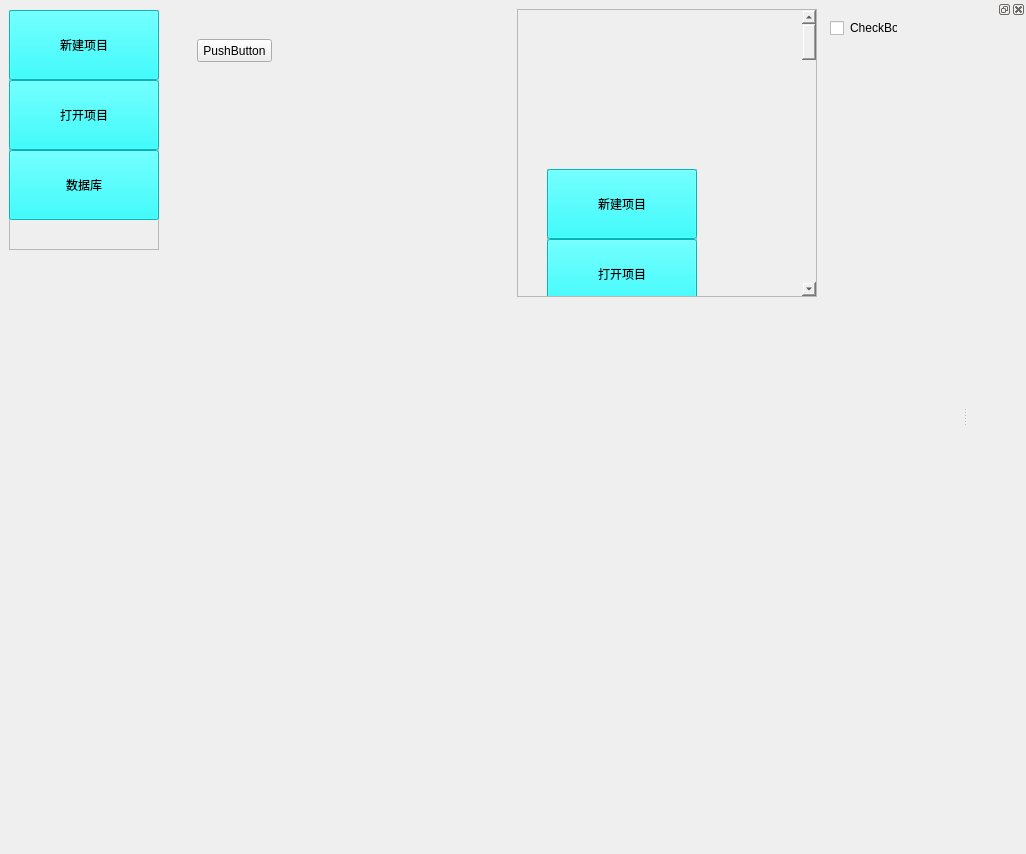
<?xml version="1.0" encoding="UTF-8"?>
<ui version="4.0">
 <class>MainWindow</class>
 <widget class="QMainWindow" name="MainWindow">
  <property name="geometry">
   <rect>
    <x>0</x>
    <y>0</y>
    <width>1026</width>
    <height>854</height>
   </rect>
  </property>
  <property name="sizePolicy">
   <sizepolicy hsizetype="Fixed" vsizetype="Fixed">
    <horstretch>0</horstretch>
    <verstretch>0</verstretch>
   </sizepolicy>
  </property>
  <property name="windowTitle">
   <string>MSE材料科学继承计算系统</string>
  </property>
  <property name="styleSheet">
   <string notr="true">border-top-color: rgb(0, 0, 0);</string>
  </property>
  <widget class="QWidget" name="centralwidget">
   <widget class="QStackedWidget" name="stackedWidget">
    <property name="geometry">
     <rect>
      <x>167</x>
      <y>9</y>
      <width>344</width>
      <height>791</height>
     </rect>
    </property>
    <property name="currentIndex">
     <number>1</number>
    </property>
    <widget class="QWidget" name="page">
     <widget class="QCheckBox" name="checkBox">
      <property name="geometry">
       <rect>
        <x>240</x>
        <y>110</y>
        <width>71</width>
        <height>16</height>
       </rect>
      </property>
      <property name="text">
       <string>CheckBox</string>
      </property>
     </widget>
    </widget>
    <widget class="QWidget" name="page_2">
     <widget class="QPushButton" name="pushButton">
      <property name="geometry">
       <rect>
        <x>30</x>
        <y>30</y>
        <width>75</width>
        <height>23</height>
       </rect>
      </property>
      <property name="styleSheet">
       <string notr="true">selection-background-color: rgb(255, 255, 0);</string>
      </property>
      <property name="text">
       <string>PushButton</string>
      </property>
     </widget>
    </widget>
   </widget>
   <widget class="QCheckBox" name="checkBox_2">
    <property name="geometry">
     <rect>
      <x>830</x>
      <y>20</y>
      <width>67</width>
      <height>16</height>
     </rect>
    </property>
    <property name="text">
     <string>CheckBox</string>
    </property>
   </widget>
   <widget class="QScrollArea" name="scrollArea">
    <property name="geometry">
     <rect>
      <x>517</x>
      <y>9</y>
      <width>300</width>
      <height>288</height>
     </rect>
    </property>
    <property name="minimumSize">
     <size>
      <width>300</width>
      <height>0</height>
     </size>
    </property>
    <property name="verticalScrollBarPolicy">
     <enum>Qt::ScrollBarAsNeeded</enum>
    </property>
    <property name="widgetResizable">
     <bool>true</bool>
    </property>
    <widget class="QWidget" name="scrollAreaWidgetContents">
     <property name="geometry">
      <rect>
       <x>0</x>
       <y>0</y>
       <width>281</width>
       <height>2018</height>
      </rect>
     </property>
     <layout class="QHBoxLayout" name="horizontalLayout">
      <item>
       <widget class="QWidget" name="widget" native="true">
        <property name="minimumSize">
         <size>
          <width>1</width>
          <height>2000</height>
         </size>
        </property>
        <widget class="QFrame" name="frame_2">
         <property name="geometry">
          <rect>
           <x>20</x>
           <y>150</y>
           <width>150</width>
           <height>240</height>
          </rect>
         </property>
         <property name="sizePolicy">
          <sizepolicy hsizetype="Fixed" vsizetype="Fixed">
           <horstretch>0</horstretch>
           <verstretch>0</verstretch>
          </sizepolicy>
         </property>
         <property name="minimumSize">
          <size>
           <width>150</width>
           <height>240</height>
          </size>
         </property>
         <property name="maximumSize">
          <size>
           <width>150</width>
           <height>240</height>
          </size>
         </property>
         <property name="frameShape">
          <enum>QFrame::StyledPanel</enum>
         </property>
         <property name="frameShadow">
          <enum>QFrame::Raised</enum>
         </property>
         <widget class="QToolButton" name="toolButton_12">
          <property name="geometry">
           <rect>
            <x>0</x>
            <y>70</y>
            <width>150</width>
            <height>70</height>
           </rect>
          </property>
          <property name="styleSheet">
           <string notr="true">background-color: rgb(0, 255, 255);
border-color: none;</string>
          </property>
          <property name="text">
           <string>打开项目</string>
          </property>
          <property name="icon">
           <iconset>
            <normaloff>../rsc/open.ico</normaloff>../rsc/open.ico</iconset>
          </property>
          <property name="iconSize">
           <size>
            <width>50</width>
            <height>50</height>
           </size>
          </property>
          <property name="toolButtonStyle">
           <enum>Qt::ToolButtonTextUnderIcon</enum>
          </property>
         </widget>
         <widget class="QToolButton" name="toolButton_13">
          <property name="geometry">
           <rect>
            <x>0</x>
            <y>0</y>
            <width>150</width>
            <height>70</height>
           </rect>
          </property>
          <property name="styleSheet">
           <string notr="true">background-color: rgb(0, 255, 255);</string>
          </property>
          <property name="text">
           <string>新建项目</string>
          </property>
          <property name="icon">
           <iconset>
            <normaloff>../rsc/new.ico</normaloff>../rsc/new.ico</iconset>
          </property>
          <property name="iconSize">
           <size>
            <width>50</width>
            <height>50</height>
           </size>
          </property>
          <property name="toolButtonStyle">
           <enum>Qt::ToolButtonTextUnderIcon</enum>
          </property>
         </widget>
         <widget class="QToolButton" name="toolButton_14">
          <property name="geometry">
           <rect>
            <x>0</x>
            <y>140</y>
            <width>150</width>
            <height>70</height>
           </rect>
          </property>
          <property name="styleSheet">
           <string notr="true">background-color: rgb(0, 255, 255);</string>
          </property>
          <property name="text">
           <string>数据库</string>
          </property>
          <property name="toolButtonStyle">
           <enum>Qt::ToolButtonTextUnderIcon</enum>
          </property>
         </widget>
        </widget>
       </widget>
      </item>
     </layout>
    </widget>
   </widget>
   <widget class="QWidget" name="">
    <property name="geometry">
     <rect>
      <x>9</x>
      <y>9</y>
      <width>152</width>
      <height>242</height>
     </rect>
    </property>
    <layout class="QVBoxLayout" name="verticalLayout">
     <item>
      <widget class="QFrame" name="frame">
       <property name="sizePolicy">
        <sizepolicy hsizetype="Fixed" vsizetype="Fixed">
         <horstretch>0</horstretch>
         <verstretch>0</verstretch>
        </sizepolicy>
       </property>
       <property name="minimumSize">
        <size>
         <width>150</width>
         <height>240</height>
        </size>
       </property>
       <property name="maximumSize">
        <size>
         <width>150</width>
         <height>240</height>
        </size>
       </property>
       <property name="frameShape">
        <enum>QFrame::StyledPanel</enum>
       </property>
       <property name="frameShadow">
        <enum>QFrame::Raised</enum>
       </property>
       <widget class="QToolButton" name="toolButton_8">
        <property name="geometry">
         <rect>
          <x>0</x>
          <y>70</y>
          <width>150</width>
          <height>70</height>
         </rect>
        </property>
        <property name="styleSheet">
         <string notr="true">background-color: rgb(0, 255, 255);
border-color: none;</string>
        </property>
        <property name="text">
         <string>打开项目</string>
        </property>
        <property name="icon">
         <iconset>
          <normaloff>../rsc/open.ico</normaloff>../rsc/open.ico</iconset>
        </property>
        <property name="iconSize">
         <size>
          <width>50</width>
          <height>50</height>
         </size>
        </property>
        <property name="toolButtonStyle">
         <enum>Qt::ToolButtonTextUnderIcon</enum>
        </property>
       </widget>
       <widget class="QToolButton" name="toolButton_6">
        <property name="geometry">
         <rect>
          <x>0</x>
          <y>0</y>
          <width>150</width>
          <height>70</height>
         </rect>
        </property>
        <property name="styleSheet">
         <string notr="true">background-color: rgb(0, 255, 255);</string>
        </property>
        <property name="text">
         <string>新建项目</string>
        </property>
        <property name="icon">
         <iconset>
          <normaloff>../rsc/new.ico</normaloff>../rsc/new.ico</iconset>
        </property>
        <property name="iconSize">
         <size>
          <width>50</width>
          <height>50</height>
         </size>
        </property>
        <property name="toolButtonStyle">
         <enum>Qt::ToolButtonTextUnderIcon</enum>
        </property>
       </widget>
       <widget class="QToolButton" name="toolButton_7">
        <property name="geometry">
         <rect>
          <x>0</x>
          <y>140</y>
          <width>150</width>
          <height>70</height>
         </rect>
        </property>
        <property name="styleSheet">
         <string notr="true">background-color: rgb(0, 255, 255);</string>
        </property>
        <property name="text">
         <string>数据库</string>
        </property>
        <property name="toolButtonStyle">
         <enum>Qt::ToolButtonTextUnderIcon</enum>
        </property>
       </widget>
      </widget>
     </item>
    </layout>
   </widget>
  </widget>
  <widget class="QMenuBar" name="menubar">
   <property name="geometry">
    <rect>
     <x>0</x>
     <y>0</y>
     <width>1026</width>
     <height>23</height>
    </rect>
   </property>
  </widget>
  <widget class="QStatusBar" name="statusbar"/>
  <widget class="QDockWidget" name="dockWidget_2">
   <attribute name="dockWidgetArea">
    <number>2</number>
   </attribute>
   <widget class="QWidget" name="dockWidgetContents_3"/>
  </widget>
 </widget>
 <resources/>
 <connections/>
</ui>
